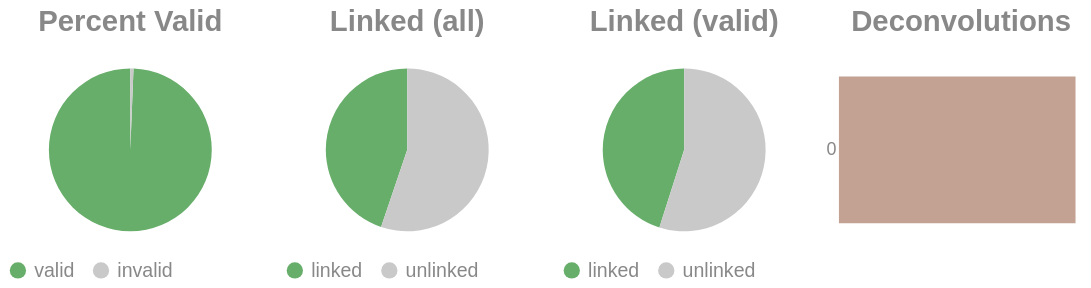

Notebook code for this chart:
### Code cell
if SKIPLR:
    pass
else:
    clash = Counter()
    for i in valids['molecule'].to_list():
        _mol = i.split("-")
        if len(_mol) == 1:
            clash.update('0')
        else:
            clash.update(_mol[-1])

    _d = {"deconvolutions": [], 'count': []}
    for k,v in clash.items():
        _d['deconvolutions'].append(k)
        _d['count'].append(v)

    tot_valid = valids['reads'].sum()
    mask = valids['reads'] >= 2
    n_linked_reads = valids.filter(mask)['reads'].sum()
    if n_linked_reads == 0:
        print_html("No linked molecules (>=2 reads) were detected; skipping linked-only distributions.")
        SKIPLR = True
    else:
        perc_valid = round(tot_valid / n_reads, 4)
        linked_perc_abs = round(n_linked_reads / n_reads, 4)
        linked_perc = round(n_linked_reads / tot_valid, 4)

    _valid = pl.DataFrame({"valids": ['valid', 'invalid'], "count": [tot_valid, n_reads - tot_valid]})
    _linked_abs = pl.DataFrame({"linked (absolute)": ['linked', 'unlinked'], "count": [n_linked_reads, n_reads - n_linked_reads]})
    _linked_rel = pl.DataFrame({"linked (valids)": ['linked', 'unlinked'], "count": [n_linked_reads, tot_valid - n_linked_reads]})

    (
        alt.hconcat(
            piechart(_valid, goodval = 'valid', title = "Percent Valid"),
            piechart(_linked_abs, goodval = "linked", title =  "Linked (all)"),
            piechart(_linked_rel, goodval = "linked", title =  "Linked (valid)"),
            convolutionbar(pl.DataFrame(_d), title = "Deconvolutions"),
            center = True,
            bounds = 'flush'
        )
        .resolve_scale(color='independent')
        .resolve_legend('independent')
        .properties(usermeta={'embedOptions': {"actions": False}})
    ).display()

### Figure 1 — Vega-Lite specification as saved in the notebook (floating-point values rounded to 4 significant figures)
{"width": "container", "height": 400, "config": {"title": {"anchor": "start", "dy": -15, "fontSize": 18, "color": "#888888", "subtitleColor": "#888888", "subtitleFontSize": 14}, "arc": {"fill": "#0072B2"}, "axis": {"domainColor": "#888888", "domainWidth": 0.5, "gridWidth": 0.2, "grid": false, "titleFontWeight": 400, "titleFontSize": 15, "labelFontSize": 11, "labelColor": "#888888", "tickColor": "#888888", "tickWidth": 0.2, "titleColor": "#888888"}, "axisBand": {"grid": false}, "axisX": {"grid": true, "tickSize": 10, "domainCap": "round"}, "axisY": {"domain": false, "grid": true, "tickSize": 0, "domainCap": "round"}, "background": "transparent", "header": {"labelFontSize": 15, "labelColor": "#888888", "titleFontSize": 15, "titleFontWeight": 600, "titleColor": "#888888"}, "legend": {"labelFont": "sans-serif", "labelFontSize": 12, "labelColor": "#888888", "symbolSize": 100, "symbolType": "circle", "titleFontSize": 12, "titlePadding": 10, "titleColor": "#888888", "title": null}, "range": {"category": ["#E69F00", "#56B4E9", "#009E73", "#F0E442", "#0072B2", "#D55E00", "#CC79A7", "#000000"], "diverging": ["#cfe8f3", "#a2d4ec", "#73bfe2", "#46abdb", "#1696d2", "#12719e"]}, "area": {"fill": "#0072B2", "fillOpacity": 0.7, "line": true, "strokeOpacity": 0.7}, "line": {"color": "#0072B2", "stroke": "#0072B2", "strokeWidth": 2}, "trail": {"color": "#0072B2", "stroke": "#0072B2", "strokeWidth": 0, "size": 1}, "point": {"filled": true, "fillOpacity": 1.0, "size": 95}, "text": {"color": "#888888", "fontSize": 11, "align": "right", "fontWeight": 400, "size": 11}, "bar": {"fill": "#0072B2", "stroke": null}, "view": {"stroke": null, "continuousWidth": 660, "continuousHeight": 400}}, "hconcat": [{"data": {"name": "data-5cb6c6747ffe9caa15a00408978f2c9b"}, "mark": {"type": "arc"}, "encoding": {"color": {"field": "valids", "legend": {"orient": "bottom", "title": null}, "scale": {"domain": ["valid", "invalid"], "range": ["#68ae6b", "#C9C9C9"]}, "title": "Valids", "type": "nominal"}, "theta": {"field": "count", "type": "quantitative"}, "tooltip": [{"field": "valids", "title": "Valids", "type": "ordinal"}, {"field": "percent", "format": ".2%", "title": "Percent", "type": "quantitative"}, {"field": "count", "title": "Count", "type": "quantitative"}]}, "height": 100, "title": {"text": "Percent Valid", "align": "center", "anchor": "middle"}, "transform": [{"calculate": "datum.count / 4385946", "as": "percent"}], "width": 150}, {"data": {"name": "data-e11fa04eaa3a15815b5c71bb940b40ef"}, "mark": {"type": "arc"}, "encoding": {"color": {"field": "linked (absolute)", "legend": {"orient": "bottom", "title": null}, "scale": {"domain": ["linked", "unlinked"], "range": ["#68ae6b", "#C9C9C9"]}, "title": "Linked (Absolute)", "type": "nominal"}, "theta": {"field": "count", "type": "quantitative"}, "tooltip": [{"field": "linked (absolute)", "title": "Linked (Absolute)", "type": "ordinal"}, {"field": "percent", "format": ".2%", "title": "Percent", "type": "quantitative"}, {"field": "count", "title": "Count", "type": "quantitative"}]}, "height": 100, "title": {"text": "Linked (all)", "align": "center", "anchor": "middle"}, "transform": [{"calculate": "datum.count / 4385946", "as": "percent"}], "width": 150}, {"data": {"name": "data-7218e8e17f72b82a250d5b23d0bbd88b"}, "mark": {"type": "arc"}, "encoding": {"color": {"field": "linked (valids)", "legend": {"orient": "bottom", "title": null}, "scale": {"domain": ["linked", "unlinked"], "range": ["#68ae6b", "#C9C9C9"]}, "title": "Linked (Valids)", "type": "nominal"}, "theta": {"field": "count", "type": "quantitative"}, "tooltip": [{"field": "linked (valids)", "title": "Linked (Valids)", "type": "ordinal"}, {"field": "percent", "format": ".2%", "title": "Percent", "type": "quantitative"}, {"field": "count", "title": "Count", "type": "quantitative"}]}, "height": 100, "title": {"text": "Linked (valid)", "align": "center", "anchor": "middle"}, "transform": [{"calculate": "datum.count / 4358554", "as": "percent"}], "width": 150}, {"data": {"name": "data-6d44699c0263706a6f35ab868b10c9a8"}, "mark": {"type": "bar"}, "encoding": {"color": {"field": "deconvolutions", "legend": null, "scale": {"scheme": "lightgreyred"}, "type": "nominal"}, "tooltip": [{"field": "deconvolutions", "title": "Deconvolutions", "type": "ordinal"}, {"field": "percent", "format": ".2%", "title": "Percent", "type": "quantitative"}, {"field": "count", "title": "Count", "type": "quantitative"}], "x": {"axis": null, "field": "count", "type": "quantitative"}, "y": {"field": "deconvolutions", "sort": "ascending", "title": null, "type": "nominal"}}, "height": 100, "title": {"text": "Deconvolutions", "align": "center", "anchor": "middle"}, "transform": [{"calculate": "datum.count / 2904757", "as": "percent"}], "width": 150}], "bounds": "flush", "center": true, "resolve": {"legend": {"angle": "independent"}, "scale": {"color": "independent"}}, "usermeta": {"embedOptions": {"actions": false}}, "$schema": "https://vega.github.io/schema/vega-lite/v6.1.0.json", "datasets": {"data-5cb6c6747ffe9caa15a00408978f2c9b": [{"valids": "valid", "count": 4358554}, {"valids": "invalid", "count": 27392}], "data-e11fa04eaa3a15815b5c71bb940b40ef": [{"linked (absolute)": "linked", "count": 1964575}, {"linked (absolute)": "unlinked", "count": 2421371}], "data-7218e8e17f72b82a250d5b23d0bbd88b": [{"linked (valids)": "linked", "count": 1964575}, {"linked (valids)": "unlinked", "count": 2393979}], "data-6d44699c0263706a6f35ab868b10c9a8": [{"deconvolutions": "0", "count": 2904757}]}}
